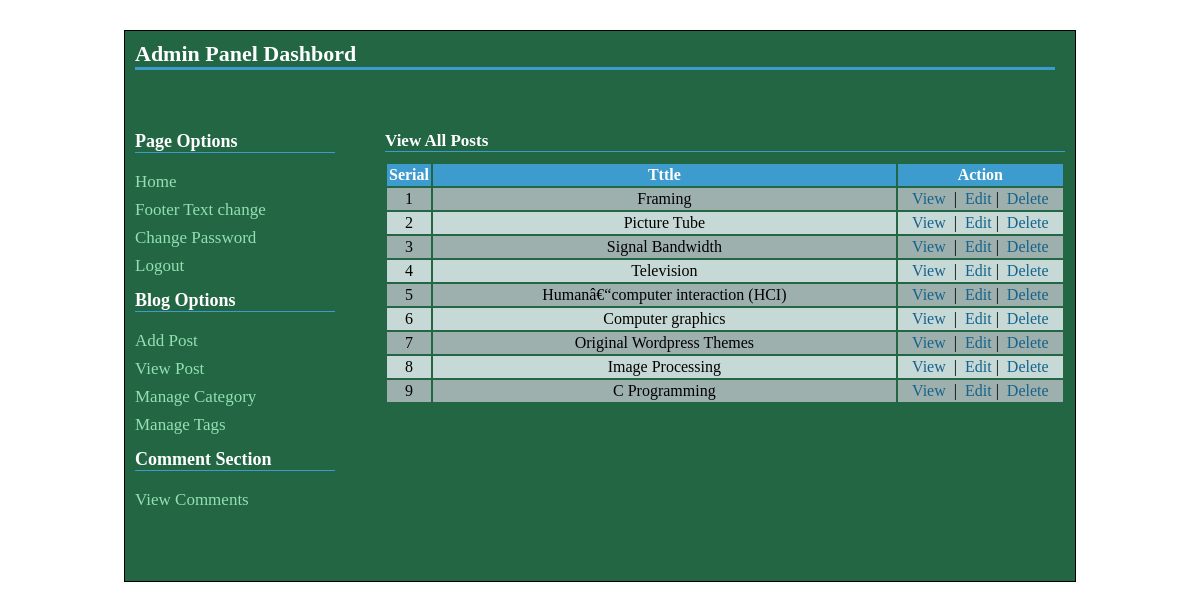
The page /admin/postview.php (signed in) on the database its author committed.
### tables this page shows
CREATE TABLE IF NOT EXISTS `tbl_post` (
  `post_id` int(11) NOT NULL AUTO_INCREMENT,
  `post_title` varchar(255) NOT NULL,
  `post_description` longtext NOT NULL,
  `post_image` varchar(255) NOT NULL,
  `cat_id` int(11) NOT NULL,
  `tag_id` varchar(255) NOT NULL,
  `post_date` varchar(255) NOT NULL,
  `month` varchar(2) NOT NULL,
  `year` varchar(4) NOT NULL,
  `post_timestamp` varchar(255) NOT NULL,
  PRIMARY KEY (`post_id`)
);

### admin/postview.php (the view, shortened to what this page needs)
<?php
include('../config.php');
?>
<?php include("header.php"); ?>
<h2>View All Posts</h2>
<table class="tabl2" width="100%">
<tr>
    <th width="5%">Serial</th>
	<th width="70%">Tttle</th>
	<th width="25%">Action</th>
</tr>
<?php
$i=0;
$statement=$db->prepare("select * from tbl_post order by post_id desc");
$statement->execute();
$result=$statement->fetchAll(PDO::FETCH_ASSOC);
foreach($result as $row)
{ $i++;
	?>
		<tr>
			<td><?php echo $i;?></td>
			<td><?php echo $row['post_title'];?></td>
			<td><a id="inline" class="fancybox" href="#inline<?php echo $i;?>">View</a>
			&nbsp;|&nbsp;
			<a href="postedit.php?id=<?php echo $row['post_id'];?>">Edit</a>&nbsp;|
			&nbsp;<a onclick='return confirmDelete();' href="postdelete.php?id=<?php echo $row['post_id'];?>">Delete</a></td>
		</tr>
  <?php
}
?>
<?php include("footer.php"); ?>

### styleadmin.css (style rules this page uses)
* { padding:0; margin:0; }
body,input,textarea,select { font-family:"Times New Roman",arial; font-size:16px; }
#content h2 { color:#fff; font-size:17px; border-bottom:1px solid #3d9ccd; margin-top:10px; }
table.tabl2 { margin-top:10px; margin-bottom:10px; }
table.tabl2 tr td,th { text-align:center; padding:2px; }
table.tabl2 tr td a { text-decoration:none; color:#15638A; }
table.tabl2 tr:nth-child(2n) td { background-color:#9EB0AD; }
table.tabl2 tr:nth-child(2n+1) td { background-color:#C7D9D6; }
table.tabl2 tr th { background-color:#3d9ccd; color:#fff; }

### rows shown on the page
tbl_post: post_title "Framing"
tbl_post: post_title "Picture Tube"
tbl_post: post_title "Signal Bandwidth"
tbl_post: post_title "Television"
tbl_post: post_title "Humanâ€“computer interaction (HCI)"
tbl_post: post_title "Computer graphics"
tbl_post: post_title "Original Wordpress Themes"
tbl_post: post_title "Image Processing"
tbl_post: post_title "C Programming"
